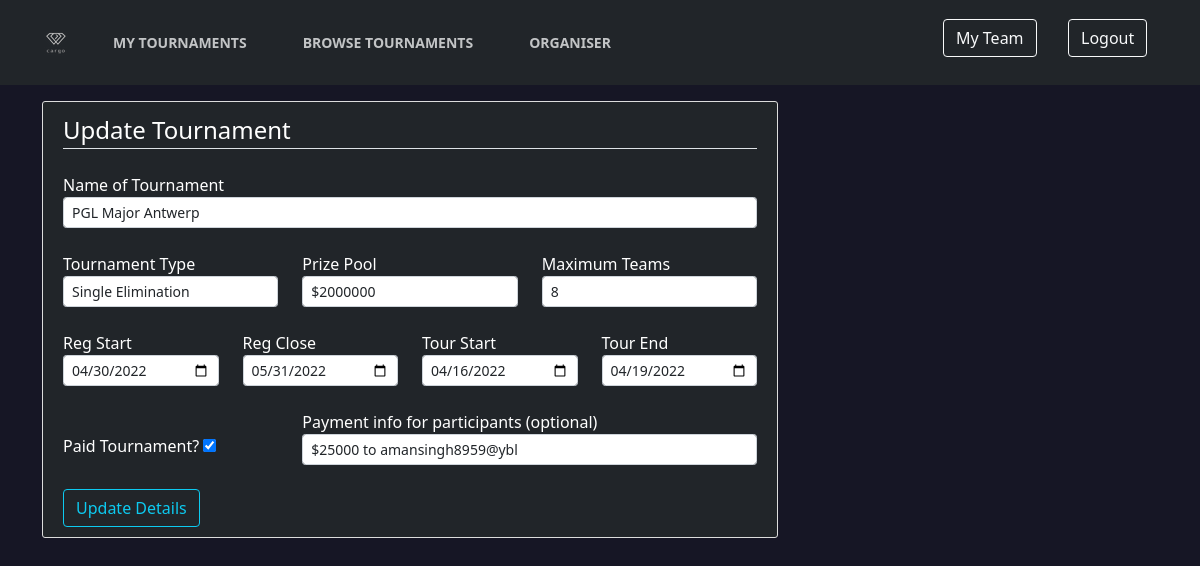
The page /organise/2/settings (signed in) on the database its author committed.
### cargo/models.py (models this page shows)
class Tournament(db.Model):
    id = db.Column(db.Integer, primary_key=True)
    name = db.Column(db.String)
    max_teams = db.Column(db.Integer)
    participants = db.Column(db.Integer, default=0)
    prize = db.Column(db.String)
    reg_start = db.Column(db.String)
    reg_end = db.Column(db.String)
    tour_start = db.Column(db.String)
    tour_end = db.Column(db.String)
    type = db.Column(db.String)
    third = db.Column(db.Boolean)
    reg_no = db.Column(db.Integer, default=0)
    reg_open = db.Column(db.Boolean, default=True)
    paid = db.Column(db.Boolean, default=False)
    payment_info = db.Column(db.String)
    admin = db.Column(db.Integer, db.ForeignKey('user.id'))

### cargo/routes.py (the view, shortened to what this page needs)
@application.route('/organise/<int:id>/settings', methods=['GET', 'POST'])
@login_required
def tournament_settings(id):
    tour = Tournament.query.get(id)
    if tour:
        if tour.admin == current_user.id:
            form = CreateTournament()
            form.submit.label.text = 'Update Details'
            if request.method == 'GET':
                form.name.data = tour.name
                form.type.data = tour.type
                form.prize.data = tour.prize
                form.max_teams.data = tour.max_teams
                reg_start = str(tour.reg_start).split("-")
                reg_start_data = datetime.datetime(int(reg_start[0]), int(reg_start[1]), int(reg_start[2]))
                form.reg_start.data = reg_start_data
                reg_end = str(tour.reg_end).split("-")
                reg_end_data = datetime.datetime(int(reg_end[0]), int(reg_end[1]), int(reg_end[2]))
                form.reg_end.data = reg_end_data
                tour_start = str(tour.tour_start).split("-")
                tour_start_data = datetime.datetime(int(tour_start[0]), int(tour_start[1]), int(tour_start[2]))
                form.tour_start.data = tour_start_data
                tour_end = str(tour.tour_end).split("-")
                tour_end_data = datetime.datetime(int(tour_end[0]), int(tour_end[1]), int(tour_end[2]))
                form.tour_end.data = tour_end_data
                form.paid.data = tour.paid
                form.payment_info.data = tour.payment_info
            return render_template('create_tournament.html', user=current_user, title='Update Tournament', form=form)

### cargo/forms.py
class CreateTournament(FlaskForm):
    name = StringField('Name of Tournament', validators=[Length(min=2, max=50)])
    type = SelectField('Tournament Type', default='se',
                       choices=[('se', 'Single Elimination'), ('de', 'Double Elimination'), ('rr', 'Round Robin')])
    prize = StringField('Prize Pool', validators=[DataRequired()])
    max_teams = IntegerField('Maximum Teams', validators=[NumberRange(min=2, max=256), DataRequired()])
    third = BooleanField('3rd/4th Decider')
    reg_start = DateField('Reg Start')
    reg_end = DateField('Reg Close')
    tour_start = DateField('Tour Start')
    tour_end = DateField('Tour End')
    paid = BooleanField('Paid Tournament?')
    payment_info = StringField('Payment info for participants (optional)')
    submit = SubmitField('Create Tournament', validators=[DataRequired()])

### cargo/models.py (called while the page is built)
@login_manager.user_loader
def load_user(user_id):
    return User.query.get(int(user_id))

### cargo/templates/create_tournament.html (shortened to what this page needs)
{% extends 'layout.html' %}
{% block content %}
<main role="main" class="container">
    <div class="row">
        <div class="col-lg-8">
            <div class="bg-dark text-white"
                style="background: #ffffff; padding: 10px 20px; border: 1px solid #dddddd; border-radius: 3px; margin-bottom: 20px; position: relative;">
                <form method="POST" action="">
                    <fieldset class="form-group">
                        <legend class="border-bottom mb-4">{{title}}</legend>
                        <div class="form-group">
                            {{ form.name.label(class="form-control-label") }}
                            {% if form.name.errors %}
                            {{ form.name(class="form-control form-control-sm is-invalid") }}
                            <div class="invalid-feedback">
                                {% for error in form.name.errors %}
                                <span>{{ error }}</span>
                                {% endfor %}
                            </div>
                            {% else %}
                            {{ form.name(class="form-control form-control-sm") }}
                            {% endif %}
                        </div>
                        <div class="row"><div class="col-md-4">
                        <div class="form-group">
                            {{ form.type.label(class="form-control-label mt-4") }}
                            {% if form.type.errors %}
                            {{ form.type(class="form-control form-control-sm is-invalid") }}
                            <div class="invalid-feedback">
                                {% for error in form.type.errors %}
                                <span>{{ error }}</span>
                                {% endfor %}
                            </div>
                            {% else %}
                            {{ form.type(class="form-control form-control-sm") }}
                            {% endif %}
                        </div></div> <div class="col-md-4">
                        <div class="form-group">
                            {{ form.prize.label(class="form-control-label mt-4") }}
                            {% if form.prize.errors %}
                            {{ form.prize(class="form-control form-control-sm is-invalid") }}
                            <div class="invalid-feedback">
                                {% for error in form.prize.errors %}
                                <span>{{ error }}</span>
                                {% endfor %}
                            </div>
                            {% else %}
                            {{ form.prize(class="form-control form-control-sm") }}
                            {% endif %}
                        </div>
                        </div><div class="col-md-4">
                            <div class="form-group">
                            {{ form.max_teams.label(class="form-control-label mt-4") }}
                            {% if form.max_teams.errors %}
                            {{ form.max_teams(class="form-control form-control-sm is-invalid") }}
                            <div class="invalid-feedback">
                                {% for error in form.max_teams.errors %}
                                <span>{{ error }}</span>
                                {% endfor %}
                            </div>
                            {% else %}
                            {{ form.max_teams(class="form-control form-control-sm") }}
                            {% endif %}
                        </div>
                        </div>
                        </div>
                        <div class="row"><div class="col-md-3">
                        <div class="form-group">
                            {{ form.reg_start.label(class="form-control-label mt-4") }}
                            {% if form.reg_start.errors %}
                            {{ form.reg_start(class="form-control form-control-sm is-invalid") }}
                            <div class="invalid-feedback">
                                {% for error in form.reg_start.errors %}
                                <span>{{ error }}</span>
                                {% endfor %}
                            </div>
                            {% else %}
                            {{ form.reg_start(class="form-control form-control-sm") }}
                            {% endif %}
                        </div>
                            </div> <div class="col-md-3">
                            <div class="form-group">
                            {{ form.reg_end.label(class="form-control-label mt-4") }}
                            {% if form.reg_end.errors %}
                            {{ form.reg_end(class="form-control form-control-sm is-invalid") }}
                            <div class="invalid-feedback">
                                {% for error in form.reg_end.errors %}
                                <span>{{ error }}</span>
                                {% endfor %}
                            </div>
                            {% else %}
                            {{ form.reg_end(class="form-control form-control-sm") }}
                            {% endif %}
                        </div>
                            </div>
                            <div class="col-md-3">
                        <div class="form-group">
                            {{ form.tour_start.label(class="form-control-label mt-4") }}
                            {% if form.tour_start.errors %}
                            {{ form.tour_start(class="form-control form-control-sm is-invalid") }}
                            <div class="invalid-feedback">
                                {% for error in form.tour_start.errors %}
                                <span>{{ error }}</span>
                                {% endfor %}
                            </div>
                            {% else %}
                            {{ form.tour_start(class="form-control form-control-sm") }}
                            {% endif %}
                        </div>
                            </div> <div class="col-md-3">
                            <div class="form-group">
                            {{ form.tour_end.label(class="form-control-label mt-4") }}
                            {% if form.tour_end.errors %}
                            {{ form.tour_end(class="form-control form-control-sm is-invalid") }}
                            <div class="invalid-feedback">
                                {% for error in form.tour_end.errors %}
                                <span>{{ error }}</span>
                                {% endfor %}
                            </div>
                            {% else %}
                            {{ form.tour_end(class="form-control form-control-sm") }}
                            {% endif %}
                            </div>
                            </div> </div>
                        <div class="form-group">
                            <div class="row">
                            <div class="col-md-4">
                            <div class="mt-5">
                            {{ form.paid.label() }} {{ form.paid(class="") }}
                            </div></div>
                            <div class="col-md-8">
                            {{ form.payment_info.label(class="form-control-label mt-4") }}
                            {% if form.payment_info.errors %}
                            {{ form.payment_info(class="form-control form-control-sm is-invalid") }}
                            <div class="invalid-feedback">
                                {% for error in form.payment_info.errors %}
                                <span>{{ error }}</span>
                                {% endfor %}
                            </div>
                            {% else %}
                            {{ form.payment_info(class="form-control form-control-sm") }}
                            {% endif %}
                            </div></div>
                        </div>
                    </fieldset>
                    <div class="form-group">
                        {{ form.submit(class="btn btn-outline-info mt-4") }}
                    </div>
                </form>
            </div>
        </div>
    </div>
</main>
{% endblock %}

### cargo/static/style.css (style rules this page uses)
:root { --primary-color: #FCFCFC; --secondary-color: #ffffff; --font-color: #e1e1ff; --bg-color: #161625; --heading-color: #818cab; --color-scheme: light dark; }
body { background-color: var(--bg-color); color: var(--font-color); }
* { margin: 0; padding: 0; box-sizing: border-box; }

### rows shown on the page
Tournament: name "PGL Major Antwerp", type "Single Elimination", prize "$2000000", max_teams "8", reg_start "04/30/2022", reg_end "05/31/2022", tour_start "04/16/2022", tour_end "04/19/2022", paid "☑", payment_info "$25000 to amansingh8959@ybl"

### other values the page prints
{{ title }} "Update Tournament"
